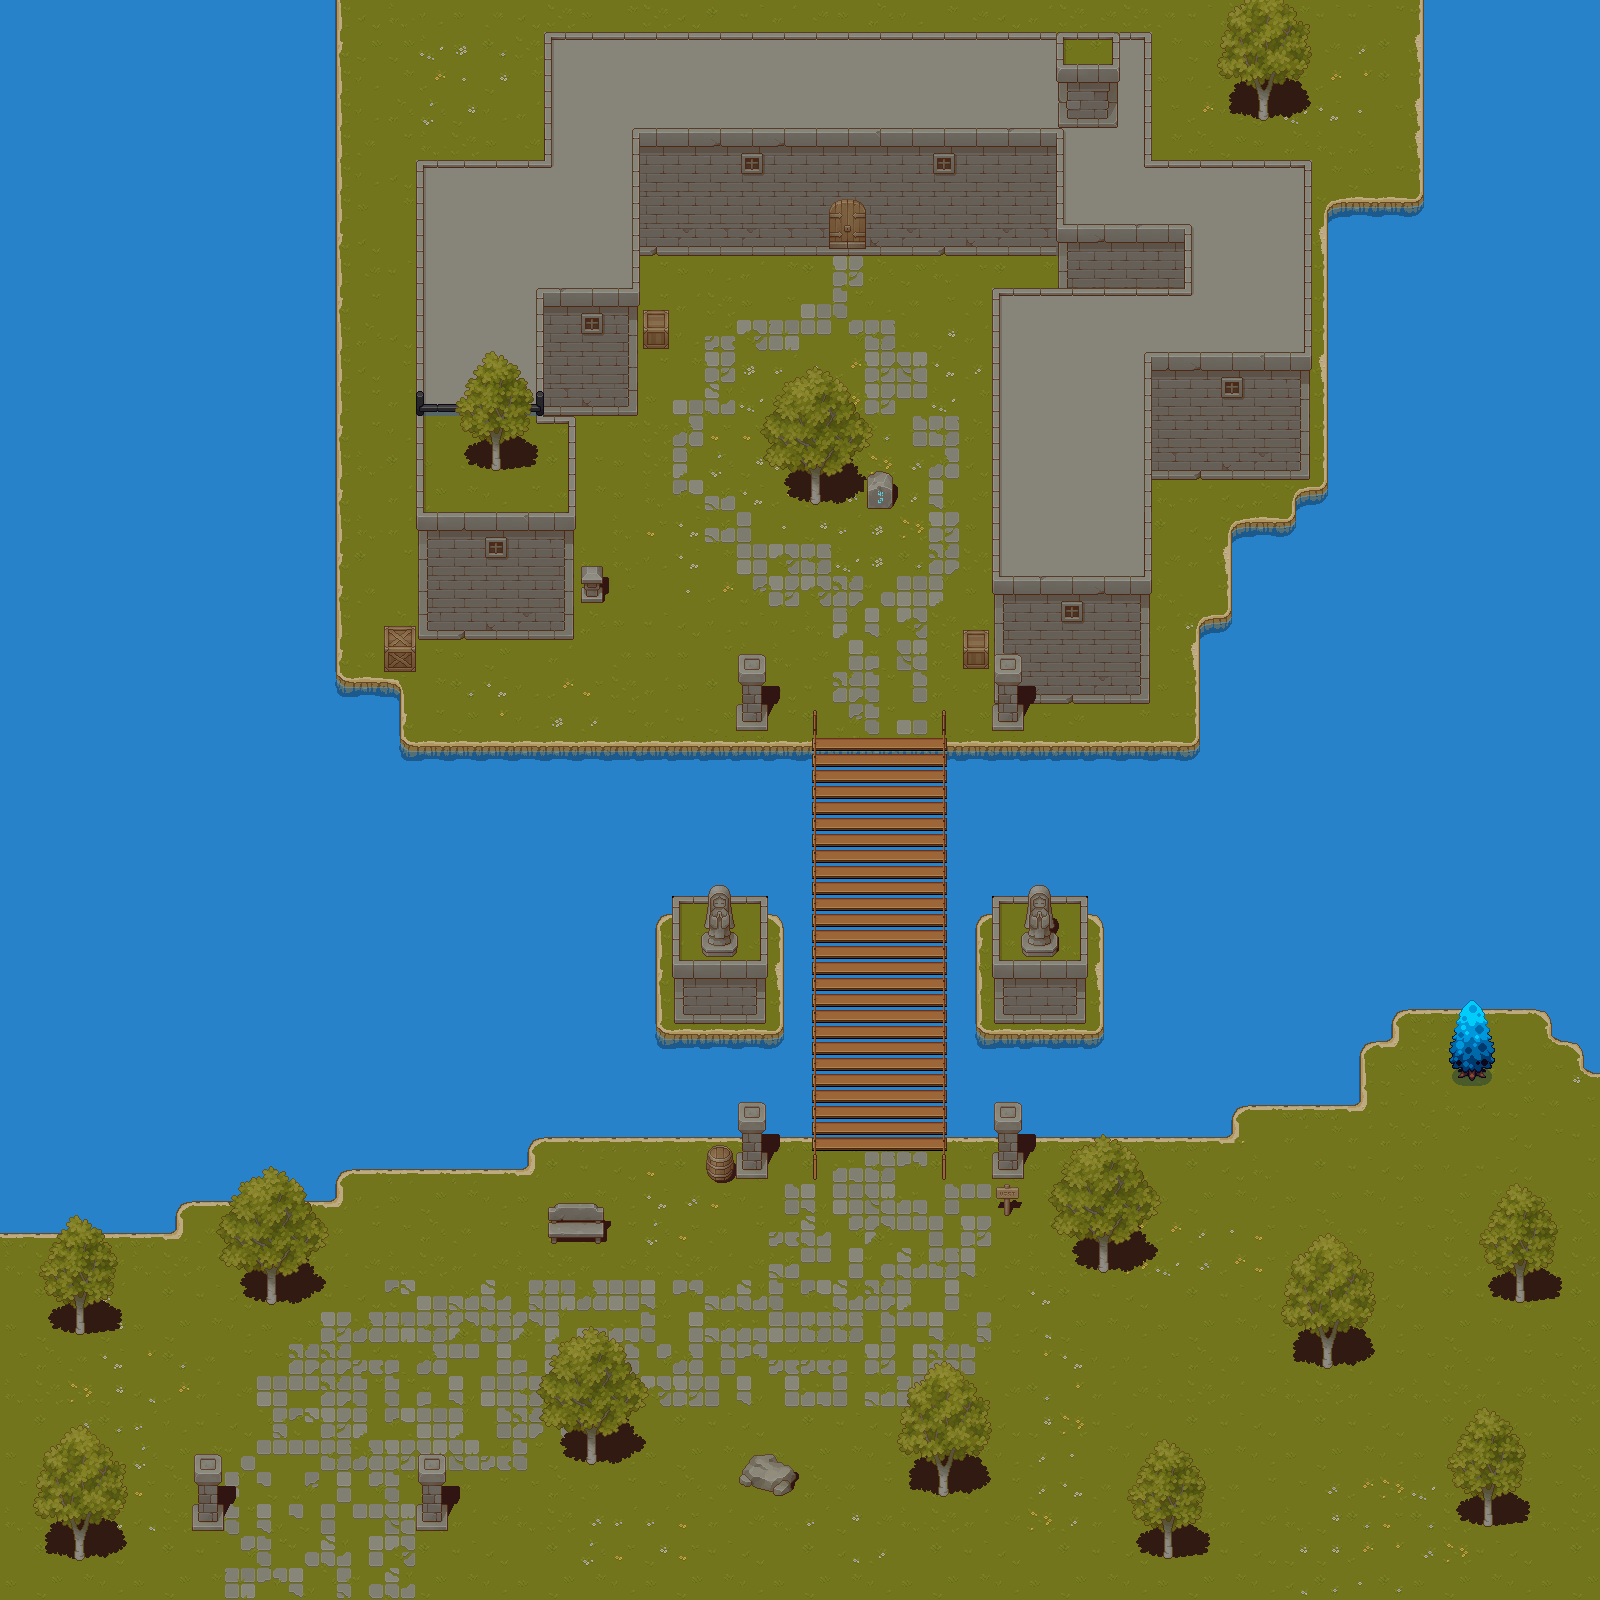

Rendered tile map (Tiled .tmx) drawn with the repository's tilesets; below, a short description and the map source with its tile grids summarised:
An orthogonal 50x50 tile map with 32x32 px tiles, 7 tile layers (background, path, shadows1, shadows2, ...), 11 tilesets and 113 objects (93x collision, sign_70, sign_71, sign_72, sign_73, ...).

<map version="1.9" tiledversion="1.9.2" orientation="orthogonal" renderorder="right-down" width="50" height="50" tilewidth="32" tileheight="32" infinite="0" nextlayerid="10" nextobjectid="121">
 <tileset firstgid="1" source="tiled_ressources/tilesets/grass.tsx" />
 <tileset firstgid="81" source="tiled_ressources/tilesets/water.tsx" />
 <tileset firstgid="147" source="tiled_ressources/tilesets/wall.tsx" />
 <tileset firstgid="403" source="tiled_ressources/tilesets/water_animated.tsx" />
 <tileset firstgid="494" source="tiled_ressources/tilesets/bridge.tsx" />
 <tileset firstgid="518" source="tiled_ressources/tilesets/props.tsx" />
 <tileset firstgid="774" source="tiled_ressources/tilesets/shadow.tsx" />
 <tileset firstgid="1030" source="tiled_ressources/tilesets/plant.tsx" />
 <tileset firstgid="1286" source="tiled_ressources/tilesets/shadow_plant.tsx" />
 <tileset firstgid="1542" source="tiled_ressources/tilesets/aurora.tsx" />
 <tileset firstgid="2312" source="tiled_ressources/tilesets/stone_ground.tsx" />
 <layer id="1" name="background" width="50" height="50">
  <data>[2500 cells, 2500 non-empty, 65 distinct tile ids]</data>
 </layer>
 <layer id="2" name="path" width="50" height="50">
  <data>[2500 cells, 313 non-empty, 43 distinct tile ids]</data>
 </layer>
 <layer id="3" name="shadows1" width="50" height="50">
  <data>[2500 cells, 132 non-empty, 47 distinct tile ids]</data>
 </layer>
 <layer id="4" name="shadows2" width="50" height="50">
  <data>[2500 cells, 8 non-empty, 5 distinct tile ids]</data>
 </layer>
 <layer id="5" name="trunk" width="50" height="50">
  <data>[2500 cells, 286 non-empty, 63 distinct tile ids]</data>
 </layer>
 <layer id="9" name="blank" width="50" height="50">
  <data>[2500 cells, 31 non-empty, 15 distinct tile ids]</data>
 </layer>
 <layer id="6" name="tree" width="50" height="50">
  <data>[2500 cells, 204 non-empty, 56 distinct tile ids]</data>
 </layer>
 <objectgroup id="7" name="Objects">
  <object id="1" name="collision" x="739.091" y="1453.82" width="56.8182" height="42.2727" />
  <object id="2" name="collision" x="416" y="1503.94" width="32" height="27.0625" />
  <object id="3" name="collision" x="191.875" y="1504" width="32" height="26.875" />
  <object id="4" name="collision" x="73.9091" y="1535.91" width="11.1818" height="24.8182" />
  <object id="5" name="collision" x="585.938" y="1439.88" width="10.9375" height="25" />
  <object id="6" name="collision" x="548" y="1215.82" width="56.1818" height="28.5455" />
  <object id="7" name="collision" x="265.727" y="1279.82" width="11.3636" height="25.2727" />
  <object id="8" name="collision" x="74.8125" y="1311.81" width="10.25" height="23.25" />
  <object id="9" name="collision" x="937.818" y="1472" width="11.2727" height="25.0909" />
  <object id="10" name="collision" x="1162.64" y="1536" width="10.5455" height="23.0909" />
  <object id="11" name="collision" x="1483.13" y="1503.88" width="10" height="23.25" />
  <object id="12" name="collision" x="1321.88" y="1343.88" width="11.25" height="25.25" />
  <object id="13" name="collision" x="1515" y="1279.75" width="10.375" height="23.125" />
  <object id="14" name="collision" x="1448.5" y="1056.25" width="46.5" height="24.5" />
  <object id="15" name="collision" x="1097.88" y="1248" width="11.125" height="25" />
  <object id="16" name="collision" x="995.909" y="1183.91" width="23" height="32.1818" />
  <object id="17" name="collision" x="992.063" y="1152" width="32" height="27.125" />
  <object id="18" name="collision" x="705.818" y="1152" width="28.5455" height="29.4545" />
  <object id="19" name="collision" x="736" y="1151.82" width="32.1818" height="27.4545" />
  <object id="20" name="collision" x="811" y="1121" width="6" height="59" />
  <object id="21" name="collision" x="811" y="709.75" width="6.25" height="409.75" />
  <object id="22" name="collision" x="941.75" y="710" width="4.5" height="470.25" />
  <object id="23" name="collision" x="736" y="704" width="32.125" height="27.125" />
  <object id="24" name="collision" x="992" y="703.875" width="32.25" height="27.25" />
  <object id="25" name="collision" x="962.909" y="640" width="26.1818" height="29.0909" />
  <object id="26" name="collision" x="993.75" y="287.5" width="158.75" height="416.25" />
  <object id="27" name="collision" x="1152" y="160" width="160" height="319" />
  <object id="28" name="collision" x="1058" y="32" width="94" height="254.5" />
  <object id="30" name="collision" x="546.5" y="39.5" width="509.5" height="216.5" />
  <object id="31" name="collision" x="643.063" y="320" width="25.875" height="29" />
  <object id="32" name="collision" x="416" y="160" width="224" height="256" />
  <object id="33" name="collision" x="416" y="416" width="160" height="224" />
  <object id="34" name="collision" x="581" y="575.909" width="22.0909" height="27.2727" />
  <object id="35" name="collision" x="810" y="480" width="11.1818" height="25.0909" />
  <object id="36" name="collision" x="866.909" y="480" width="26.1818" height="29" />
  <object id="37" name="collision" x="0" y="1206.73" width="176.909" height="26.1818" />
  <object id="38" name="collision" x="174.364" y="1198.36" width="4.18182" height="13.0909" />
  <object id="39" name="collision" x="178.545" y="1198.36" width="2.72727" height="8.72727" />
  <object id="40" name="collision" x="181.273" y="1198.36" width="5.63636" height="5.27273" />
  <object id="41" name="collision" x="186.909" y="1198.18" width="4.90909" height="4.54545" />
  <object id="42" name="collision" x="191.818" y="1169.09" width="144.909" height="32.1818" />
  <object id="43" name="collision" x="336.545" y="1168.73" width="4.54545" height="8.18182" />
  </objectgroup>
 <objectgroup id="8" name="NPCPath">
  <!-- 10 objects omitted --></objectgroup>
</map>
<!-- 71 of 113 objects omitted -->
